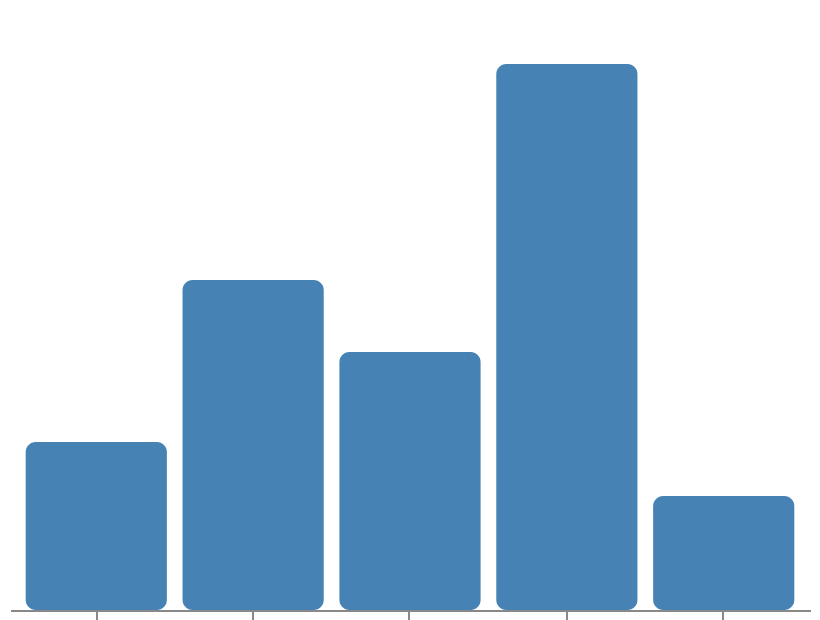

Specify this chart in Vega-Lite:
### Vega specification from a JSON file in a GitHub repository (floating-point values rounded to 4 significant figures)
{"$schema": "https://vega.github.io/schema/vega/v6.json", "width": 400, "height": 300, "padding": 5, "autosize": "none", "data": [{"name": "table", "values": [{"a": "A", "b": 28}, {"a": "B", "b": 55}, {"a": "C", "b": 43}, {"a": "D", "b": 91}, {"a": "E", "b": 19}]}], "scales": [{"name": "xscale", "type": "band", "domain": {"data": "table", "field": "a"}, "range": "width", "padding": 0.1}, {"name": "yscale", "type": "linear", "domain": {"data": "table", "field": "b"}, "nice": true, "range": "height"}], "axes": [{"orient": "bottom", "scale": "xscale", "labels": false}], "marks": [{"type": "rect", "from": {"data": "table"}, "encode": {"update": {"x": {"scale": "xscale", "field": "a"}, "width": {"scale": "xscale", "band": 1}, "y": {"scale": "yscale", "field": "b"}, "y2": {"scale": "yscale", "value": 0}, "cornerRadius": {"value": 5}, "fill": {"value": "steelblue"}}}}]}
